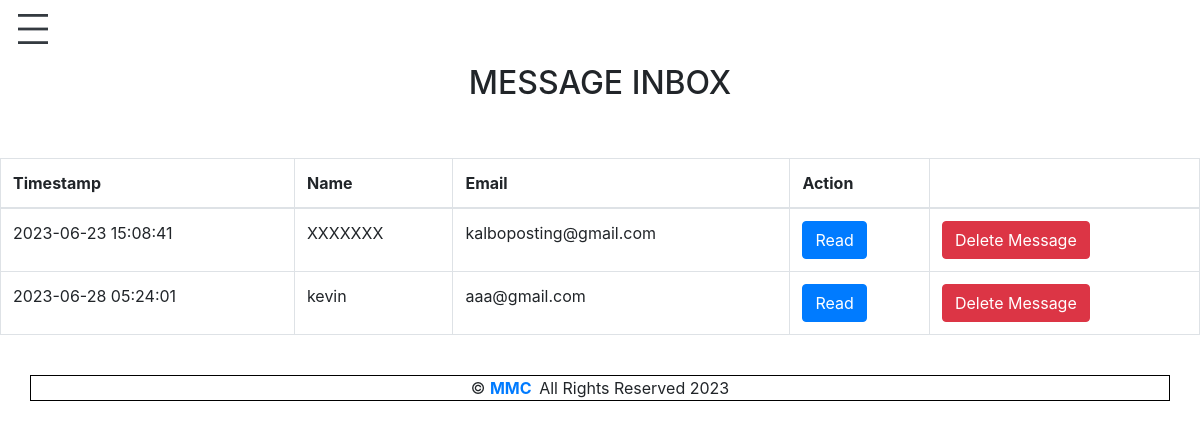
The page /super/message.php (signed in) on the database its author committed.
### tables this page shows
CREATE TABLE `contact` (
  `contact_id` int(11) NOT NULL,
  `name` varchar(255) NOT NULL,
  `email` varchar(255) NOT NULL,
  `subject` varchar(255) NOT NULL,
  `message` varchar(500) NOT NULL,
  `timestamp` timestamp NOT NULL DEFAULT current_timestamp() ON UPDATE current_timestamp()
);

### super/message.php (the view, shortened to what this page needs)
<?php
if (isset($_SESSION['admin_ID'],$_SESSION['full_name'], $_SESSION['username'])) {
 ?>
<!DOCTYPE html>
<html lang="en">
<head>
    <link rel="stylesheet" href="css/subject.css">
    <link href="https://cdn.jsdelivr.net/npm/bootstrap@5.2.3/dist/css/bootstrap.min.css" rel="stylesheet"
>
</head>
<body>
    <button class="navbar-toggler position-fixed" type="button" data-bs-toggle="offcanvas"
        data-bs-target="#offcanvasNavbar" aria-controls="offcanvasNavbar">
        <span class="material-symbols-outlined text-dark fs-1 mt-1">
        </span>
    </button>
    <nav class="navbar bg-body-tertiary">
    </nav>
<br><br>
<h2 style="text-align:center;">MESSAGE INBOX</h2>
<br><?php if (isset($_GET['error'])) { ?>
                            <p style="color:red;  "class="error"><?php echo $_GET['error']; ?></p>
                            <?php } ?>
<br>
<?php
$servername = 'localhost';
$username = 'root';
$password = '';
$dbname = 'db_enroll';
$conn = new mysqli($servername, $username, $password, $dbname);
$query = "SELECT *  FROM contact";
$result = $conn->query($query);
if ($result->num_rows > 0) {
    ?>
    <table class="table table-bordered">
        <thead>
            <tr>
                <th>Timestamp</th>
                <th>Name</th>
                <th>Email</th>
                <th>Action</th>
                <th></th>
            </tr>
        </thead>
        <tbody>
            <?php
            $html = '';
            while ($row = $result->fetch_assoc()) {
                $html .= "<tr>";
                $html .= "<td>" . $row['timestamp'] . "</td>";
               $html .= "<td>" . $row['name'] . "</td>";
				$html .= "<td>" . $row['email'] . "</td>";
				$html .= '<td><button class="btn btn-primary" data-toggle="modal" data-target="#messageModal" onclick="openModal(\'' . $row['contact_id'] . '\')">Read</button></td>';
					$html .= "<td><a href='deleteContact.php?contact_id={$row['contact_id']}' class='btn btn-danger' onclick='return confirmDelete()'>Delete Message</a></td>";
					$html .= "</tr>";
            }
            echo $html;
            ?>
        </tbody>
    </table>
    <?php
} else {
    echo "No messages found.";
}
?>
</body>
    <link rel="stylesheet" href="https://stackpath.bootstrapcdn.com/bootstrap/4.5.2/css/bootstrap.min.css">
<br>
   <footer id="footer" style="text-align:center;">
    <div class="container">
      <div class="copyright">
        &copy;  <span><a href="#"><strong>MMC&nbsp;&nbsp;</strong></a></span>All Rights Reserved 2023
      </div>
    </div>
  </footer>
</html>
<?php
}else{
     header("Location: ../super/index.php");
     exit();
}
 ?>

### super/css/subject.css (style rules this page uses)
* { padding: 0; margin: 0; }
h2 { text-align: center; margin-bottom: 40px; }
.container { display: flex; flex-direction: column; justify-content: center; border: 1px solid black; margin-left: 20px; }

### rows shown on the page
contact: timestamp "2023-06-23 15:08:41", name "XXXXXXX", email "kalboposting@gmail.com"
contact: timestamp "2023-06-28 05:24:01", name "kevin", email "aaa@gmail.com"
